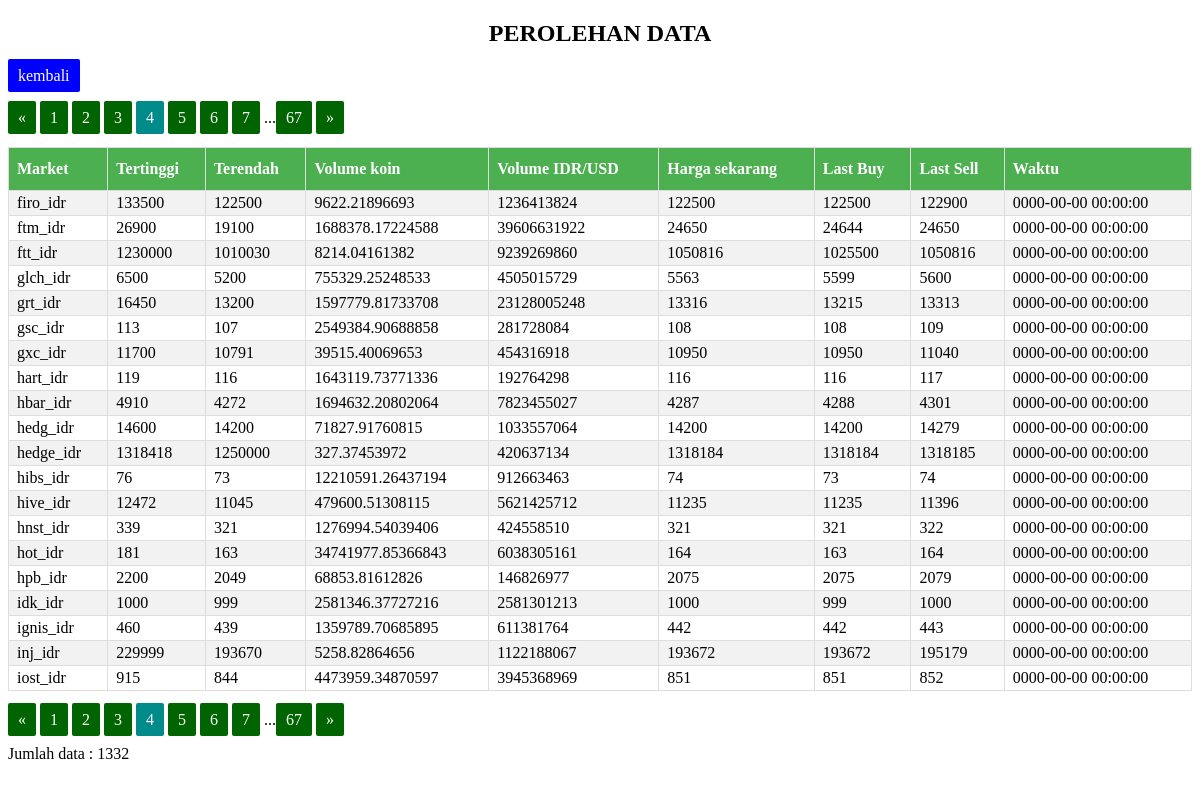
/perolehanData.php?hal=4, run on the app's committed database.
### tables this page shows
CREATE TABLE `tbl_data` (
  `id` int(11) NOT NULL,
  `id_coin` int(11) NOT NULL,
  `high` double NOT NULL,
  `low` double NOT NULL,
  `vol_coin` double NOT NULL,
  `vol_pair` double NOT NULL,
  `last` double NOT NULL,
  `buy` double NOT NULL,
  `sell` double NOT NULL,
  `server_time` timestamp NOT NULL DEFAULT current_timestamp(),
  `nilai_range` double DEFAULT NULL,
  `top_range` double DEFAULT NULL,
  `lower_range` double DEFAULT NULL,
  `percent_range` double DEFAULT NULL,
  `percent_top_range` double DEFAULT NULL,
  `percent_lower_range` double DEFAULT NULL
);

### konek.php (called while the page is built, shortened)
<?php
$hostname = 'localhost';
$username = 'root';
$password = '';
$db       = 'koin';
$conn = mysqli_connect($hostname, $username, $password, $db);
function getAllData($tabel, $limit = false, $clean = false)
{
    global $conn;
    $query1 = "SELECT * FROM $tabel";
    $query2 = "";
    $query3 = "";
    if ($limit != false) {
        $query3 = " LIMIT $limit";
    }
    $query = $query1 . $query2 . $query3;
    $hasil = mysqli_query($conn, $query);
    $rows = [];
    while ($row = mysqli_fetch_assoc($hasil)) {
        $rows[] = $row;
    }
    return $rows;
}
function getNamaMarket($id_coin)
{
    global $conn;
    $query = "SELECT nama_market FROM tbl_market WHERE id = '$id_coin'";
    $hasil = mysqli_query($conn, $query);
    $row = mysqli_fetch_assoc($hasil);
    return $row;
}

### perolehanData.php (the view, shortened to what this page needs)
<?php
require 'konek.php';
$jumlahDataHalaman  = 20;
$jumlahData         = count(getAllData('tbl_data'));
$jumlahHalaman      = ceil($jumlahData / $jumlahDataHalaman);
$halamanAktif       = (isset($_GET["hal"])) ? $_GET["hal"] : 1;
$dataAwal           = ($jumlahDataHalaman * $halamanAktif) - $jumlahDataHalaman;
$limit              = $dataAwal . ", " . $jumlahDataHalaman;
$coins = getAllData('tbl_data', $limit);
?>
<!DOCTYPE html>
<html>
<head>
    <link rel="stylesheet" href="styles.css">
</head>
<body>
    <h2 style="text-align: center;">PEROLEHAN DATA</h2>
    <div style="margin-bottom: 1.5rem;">
        <a href="index.php" style="background: blue;">kembali</a><br>
    </div>
    <?php if ($halamanAktif > 1) : ?>
        <a href="?hal=<?= $halamanAktif - 1; ?>">&laquo;</a>
    <?php endif; ?>
    <?php for ($i = 1; $i <= $jumlahHalaman; $i++) : ?>
        <?php if ($i == $halamanAktif) : ?>
            <a href="?hal=<?= $i; ?>" style="background: darkcyan;"><?= $i; ?></a>
        <?php else : ?>
            <?php if (abs($i - $halamanAktif) <= 3) : ?>
                <a href="?hal=<?= $i; ?>"><?= $i; ?></a>
            <?php endif; ?>
        <?php endif; ?>
    <?php endfor; ?>
    <?php if ($halamanAktif < $jumlahHalaman) : ?>
        <?= ($halamanAktif < ($jumlahHalaman - 3)) ? '...<a href="?hal=' . $jumlahHalaman . '">' . $jumlahHalaman . '</a>' : ''; ?>
        <a href="?hal=<?= $halamanAktif + 1; ?>">&raquo;</a>
    <?php endif; ?>
    <table class="coins">
        <tr>
            <th>Market</th>
            <th>Tertinggi</th>
            <th>Terendah</th>
            <th>Volume koin</th>
            <th>Volume IDR/USD</th>
            <th>Harga sekarang</th>
            <th>Last Buy</th>
            <th>Last Sell</th>
            <th>Waktu</th>
        </tr>
        <?php foreach ($coins as $coin => $value) : ?>
            <tr>
                <td><?= implode("", getNamaMarket($value['id_coin'])); ?></td>
                <td><?= $value['high']; ?></td>
                <td><?= $value['low']; ?></td>
                <td><?= $value['vol_coin']; ?></td>
                <td><?= $value['vol_pair']; ?></td>
                <td><?= $value['last']; ?></td>
                <td><?= $value['buy']; ?></td>
                <td><?= $value['sell']; ?></td>
                <td><?= $value['server_time']; ?></td>
            </tr>
        <?php endforeach; ?>
    </table>
    <?php if ($halamanAktif > 1) : ?>
        <a href="?hal=<?= $halamanAktif - 1; ?>">&laquo;</a>
    <?php endif; ?>
    <?php for ($i = 1; $i <= $jumlahHalaman; $i++) : ?>
        <?php if ($i == $halamanAktif) : ?>
            <a href="?hal=<?= $i; ?>" style="background: darkcyan;"><?= $i; ?></a>
        <?php else : ?>
            <?php if (abs($i - $halamanAktif) <= 3) : ?>
                <a href="?hal=<?= $i; ?>"><?= $i; ?></a>
            <?php endif; ?>
        <?php endif; ?>
    <?php endfor; ?>
    <?php if ($halamanAktif < $jumlahHalaman) : ?>
        <?= ($halamanAktif < ($jumlahHalaman - 3)) ? '...<a href="?hal=' . $jumlahHalaman . '">' . $jumlahHalaman . '</a>' : ''; ?>
        <a href="?hal=<?= $halamanAktif + 1; ?>">&raquo;</a>
    <?php endif; ?>
    <p>Jumlah data : <?= $jumlahData; ?></p>
</body>
</html>

### styles.css (style rules this page uses)
table { margin: 20px auto; border-collapse: collapse; width: 100%; }
table td, table th { border: 1px solid #ddd; padding: 3px 8px; }
table tr:nth-child(even) { background-color: #f2f2f2; }
table th { padding-top: 12px; padding-bottom: 12px; text-align: left; background-color: #4CAF50; color: white; }
a { background: darkgreen; color: #fff; padding: 8px 10px; text-decoration: none; border-radius: 2px; }

### data on the page
tbl_data: id_coin "firo_idr", high "133500", low "122500", vol_coin "9622.21896693", vol_pair "1236413824", last "122500", buy "122500", sell "122900", server_time "0000-00-00 00:00:00"
tbl_data: id_coin "ftm_idr", high "26900", low "19100", vol_coin "1688378.17224588", vol_pair "39606631922", last "24650", buy "24644", sell "24650", server_time "0000-00-00 00:00:00"
tbl_data: id_coin "ftt_idr", high "1230000", low "1010030", vol_coin "8214.04161382", vol_pair "9239269860", last "1050816", buy "1025500", sell "1050816", server_time "0000-00-00 00:00:00"
tbl_data: id_coin "glch_idr", high "6500", low "5200", vol_coin "755329.25248533", vol_pair "4505015729", last "5563", buy "5599", sell "5600", server_time "0000-00-00 00:00:00"
tbl_data: id_coin "grt_idr", high "16450", low "13200", vol_coin "1597779.81733708", vol_pair "23128005248", last "13316", buy "13215", sell "13313", server_time "0000-00-00 00:00:00"
tbl_data: id_coin "gsc_idr", high "113", low "107", vol_coin "2549384.90688858", vol_pair "281728084", last "108", buy "108", sell "109", server_time "0000-00-00 00:00:00"
tbl_data: id_coin "gxc_idr", high "11700", low "10791", vol_coin "39515.40069653", vol_pair "454316918", last "10950", buy "10950", sell "11040", server_time "0000-00-00 00:00:00"
tbl_data: id_coin "hart_idr", high "119", low "116", vol_coin "1643119.73771336", vol_pair "192764298", last "116", buy "116", sell "117", server_time "0000-00-00 00:00:00"
tbl_data: id_coin "hbar_idr", high "4910", low "4272", vol_coin "1694632.20802064", vol_pair "7823455027", last "4287", buy "4288", sell "4301", server_time "0000-00-00 00:00:00"
tbl_data: id_coin "hedg_idr", high "14600", low "14200", vol_coin "71827.91760815", vol_pair "1033557064", last "14200", buy "14200", sell "14279", server_time "0000-00-00 00:00:00"
tbl_data: id_coin "hedge_idr", high "1318418", low "1250000", vol_coin "327.37453972", vol_pair "420637134", last "1318184", buy "1318184", sell "1318185", server_time "0000-00-00 00:00:00"
tbl_data: id_coin "hibs_idr", high "76", low "73", vol_coin "12210591.26437194", vol_pair "912663463", last "74", buy "73", sell "74", server_time "0000-00-00 00:00:00"
tbl_data: id_coin "hive_idr", high "12472", low "11045", vol_coin "479600.51308115", vol_pair "5621425712", last "11235", buy "11235", sell "11396", server_time "0000-00-00 00:00:00"
tbl_data: id_coin "hnst_idr", high "339", low "321", vol_coin "1276994.54039406", vol_pair "424558510", last "321", buy "321", sell "322", server_time "0000-00-00 00:00:00"
tbl_data: id_coin "hot_idr", high "181", low "163", vol_coin "34741977.85366843", vol_pair "6038305161", last "164", buy "163", sell "164", server_time "0000-00-00 00:00:00"
tbl_data: id_coin "hpb_idr", high "2200", low "2049", vol_coin "68853.81612826", vol_pair "146826977", last "2075", buy "2075", sell "2079", server_time "0000-00-00 00:00:00"
tbl_data: id_coin "idk_idr", high "1000", low "999", vol_coin "2581346.37727216", vol_pair "2581301213", last "1000", buy "999", sell "1000", server_time "0000-00-00 00:00:00"
tbl_data: id_coin "ignis_idr", high "460", low "439", vol_coin "1359789.70685895", vol_pair "611381764", last "442", buy "442", sell "443", server_time "0000-00-00 00:00:00"
tbl_data: id_coin "inj_idr", high "229999", low "193670", vol_coin "5258.82864656", vol_pair "1122188067", last "193672", buy "193672", sell "195179", server_time "0000-00-00 00:00:00"
tbl_data: id_coin "iost_idr", high "915", low "844", vol_coin "4473959.34870597", vol_pair "3945368969", last "851", buy "851", sell "852", server_time "0000-00-00 00:00:00"

### other printed values
$jumlahHalaman "67"
$jumlahData "1332"
